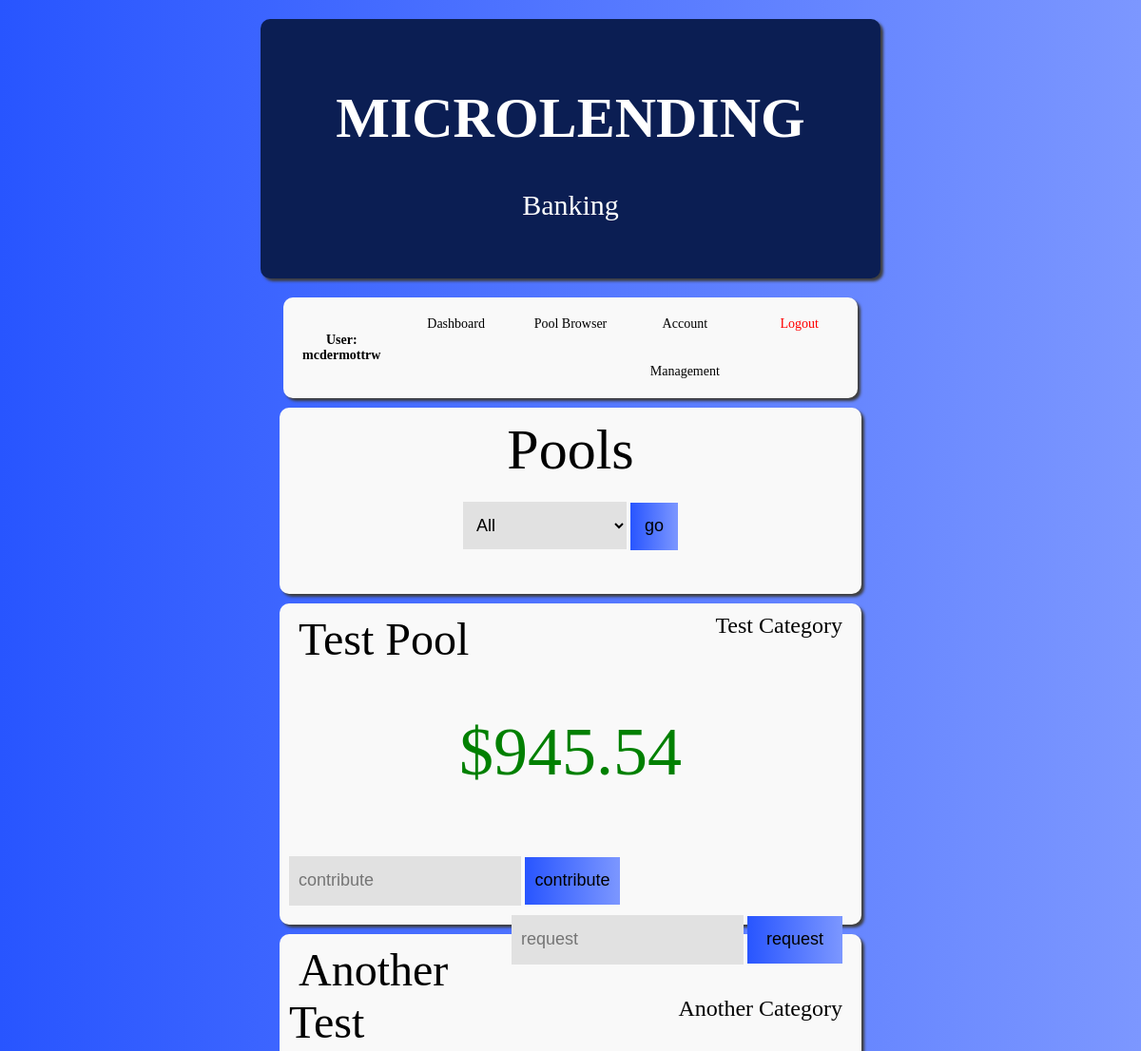
Before: /poolBrowser (signed in, upper part) with the older database file.
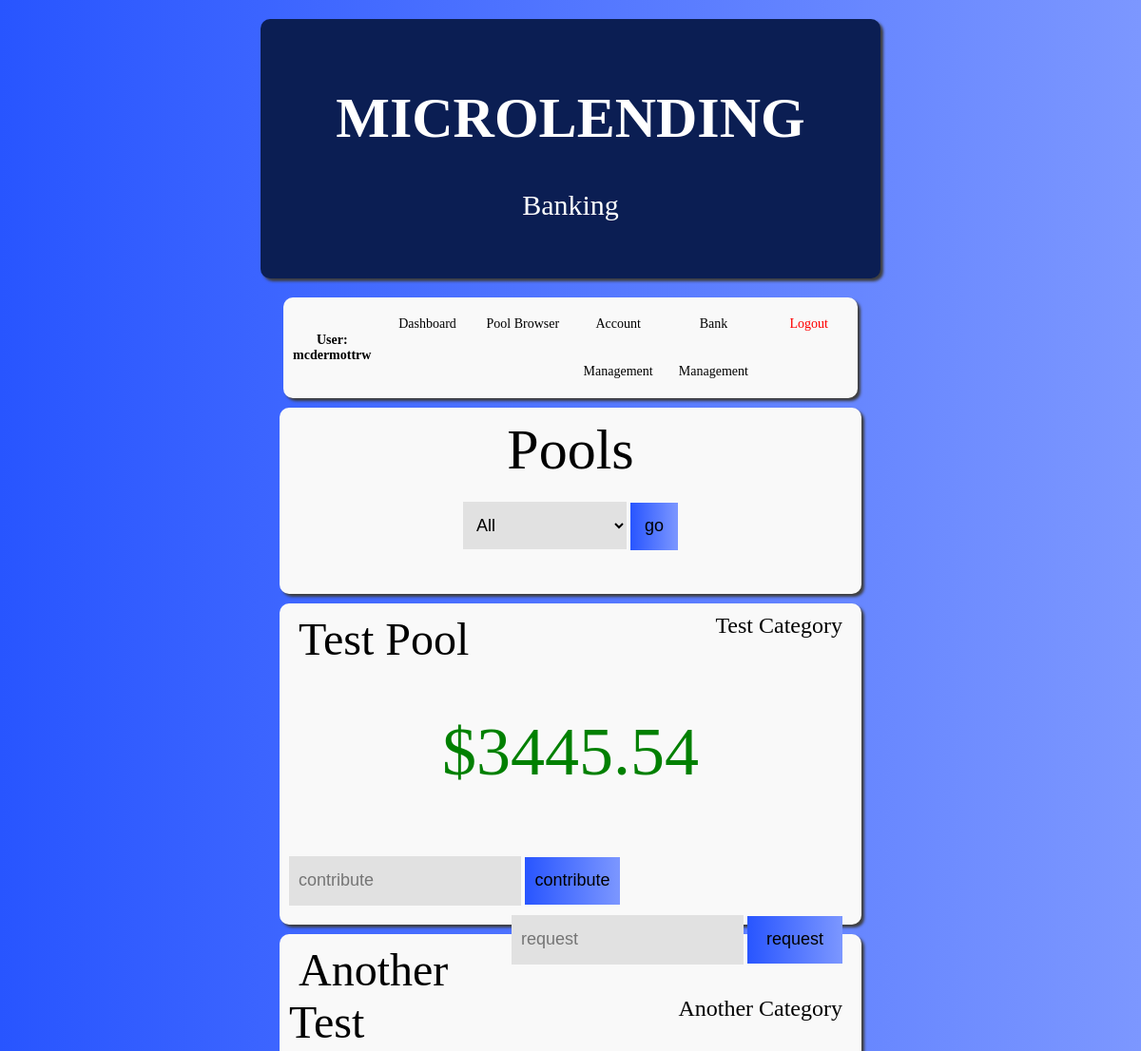
After: the same page with the newer database file.
### models.py (models this page shows, shortened)
class Pool(db.Model):
    __tablename__ = "pool"
    id = db.Column(db.Integer, primary_key=True)
    name = db.Column(db.String(100))
    category = db.Column(db.String(100))
    amount = db.Column(db.Float)
    pool_contributions = relationship("PoolContribution")
    loan_requests = relationship("LoanRequest")

### routes.py (the view, shortened to what this page needs)
@main.route("/poolBrowser", methods=["GET", "POST"])
@login_required
def poolBrowser():
    user = User.query.filter_by(id=session["user_id"]).first()
    chosenCategory = "All"
    categoryQuery = [item[0] for item in Pool.query.with_entities(Pool.category)]
    categories = []
    for c in categoryQuery:
        if c not in categories:
            categories.append(c)
    pools = Pool.query.all()
    return render_template("poolBrowser.html", chosenCategory=chosenCategory, categories=categories,
                           pools=pools, user=user)

### routes.py (called while the page is built)
def login_required(f):
    @wraps(f)
    def wrap(*args, **kwargs):
        if "logged_in" in session:
            return f(*args, **kwargs)
        else:
            return redirect(url_for(".login"))
    return wrap

### templates/poolBrowser.html (shortened to what this page needs)
<!DOCTYPE html>
<html lang="en">
<head>
    <link rel="stylesheet" href="{{ url_for('static', filename='styles/poolStyle.css') }}">
</head>
<body class="root">
    {% with user=user %}
        {% include 'header.html' %}
    {% endwith %}
    <div class="poolContainer" style="text-align: center">
        <span class="title">Pools</span>
        <form action="{{ url_for('main.poolBrowser') }}" method="post">
            <select name="categoryList" class="categoryList">
                <option disabled selected value> {{ chosenCategory }} </option>
            </select>
            <button class="submitButton" type="submit">go</button>
        </form>
        <br><br><br>
    </div>
    {% for pool in pools %}
        <div class="poolContainer">
            <span class="poolName">{{ pool.name }}</span>
            <span class="poolCategory">{{ pool.category }}</span>
            <br>
            <span class="poolAmount">${{ "%.2f" | format(pool.amount) }}</span>
            <br>
            <form action="/contributeToPool" method="post" class="contribution">
                <input class="poolTextbox" type="text" placeholder="contribute" name="contribute"/>
                <button class="poolButton" type="submit">contribute</button>
            </form>
            <form action="/requestFromPool" method="post" class="request">
                <input class="poolTextbox" type="text" placeholder="request" name="request"/>
                <button class="poolButton" type="submit">request</button>
            </form>
        </div>
    {% endfor %}
</body>
</html>

### templates/header.html (shortened to what this page needs)
<!DOCTYPE html>
<html lang="en">
<head>
    <link rel="stylesheet" href="{{ url_for('static', filename='styles/headerStyle.css') }}">
</head>
<div class="header">
    <h1>MICROLENDING</h1>
    <p>Banking</p>
</div>
<body class="root">
        <table>
            <th>User: {{user.username}}</th>
            <td><a href="{{ url_for('main.dashboard') }}">Dashboard</a></td>
            <td><a href="{{ url_for('main.poolBrowser') }}">Pool Browser</a></td>
            <td><a href="{{ url_for('main.accountManagement') }}">Account Management</a></td>
            {% if user.isBankManager %}
                <td><a href="{{ url_for('main.bankManagement') }}">Bank Management</a></td>
            {% endif %}
            <td><a href="{{ url_for('main.logout') }}" style="color: Red;">Logout</a></td>
        </table>
</body>
</html>

Changed rows visible on the page:
changed User "mcdermottrw": isBankManager 0 → 1 (drawn)
changed Pool "Test Pool": amount "945.54" → "3445.54"
Other visible differences:
text now shown: "Bank Management"
